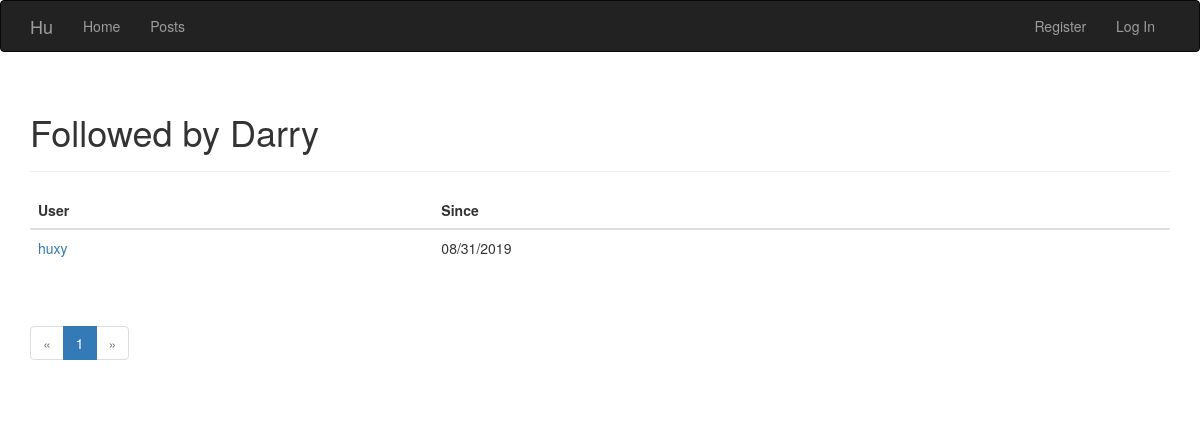
Page /user/Darry/following on the earlier database version.
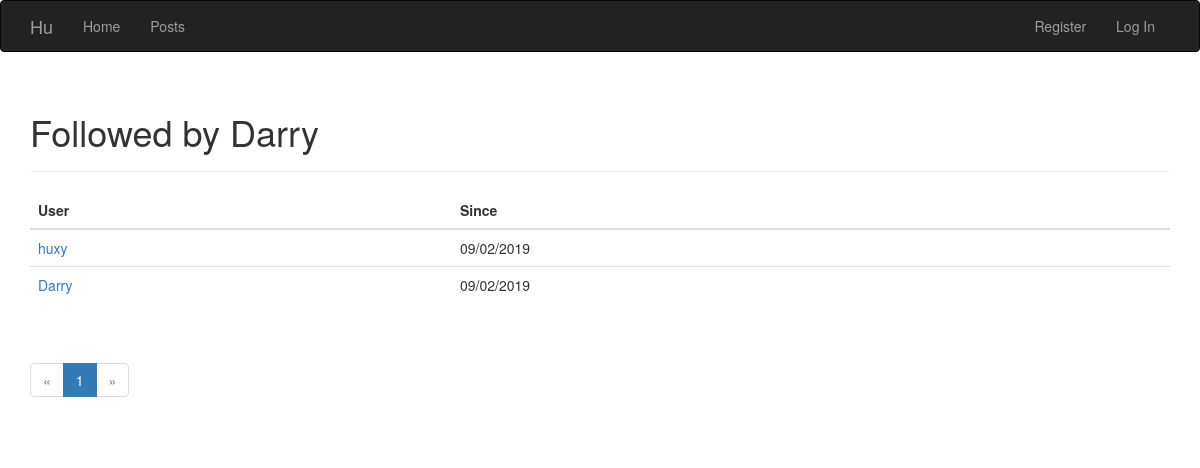
Same page on the later database version.
### app/models.py (models this page shows, shortened)
class User(UserMixin, db.Model):
    __tablename__ = 'users'
    id = db.Column(db.Integer, primary_key = True)
    username = db.Column(db.String(64), unique = True, index = True)
    password_hash = db.Column(db.String(128))
    role_id = db.Column(db.Integer, db.ForeignKey('roles.id'))
    location = db.Column(db.String(64))
    about_me = db.Column(db.Text())
    member_since = db.Column(db.DateTime(), default=datetime.utcnow)
    last_seen = db.Column(db.DateTime(), default=datetime.utcnow)
    comments = db.relationship('Comment', backref='author', lazy='dynamic')
    posts = db.relationship('Post', backref='author', lazy='dynamic')
    followed = db.relationship('Follow', foreign_keys=[Follow.follower_id], backref=db.backref('follower', lazy='joined'),lazy='dynamic',cascade='all, delete-orphan')
    follower = db.relationship('Follow', foreign_keys=[Follow.followed_id], backref=db.backref('followed', lazy='joined'),lazy='dynamic',cascade='all, delete-orphan')
    @property
    def password(self):
        raise AttributeError('Password is not a readable attribute.')

class Follow(db.Model):
    __tablename__ = 'follows'
    follower_id = db.Column(db.Integer, db.ForeignKey('users.id'), primary_key = True)
    followed_id = db.Column(db.Integer, db.ForeignKey('users.id'), primary_key = True)
    timestamp = db.Column(db.DateTime, default=datetime.utcnow)

### app/main/views.py (the view)
@main.route('/user/<username>/following')
def following(username):
    user = User.query.filter_by(username=username).first()
    if not user:
        flash('Invalid user')
        return redirect(url_for('.index'))
    page = request.args.get('page', 1, type=int)
    pagination = user.followed.paginate(page, per_page=current_app.config['FOLLOWS_PER_PAGE'],error_out=False)
    follows = [{'user':item.followed, 'timestamp':item.timestamp} for item in pagination.items]
    return render_template('follows.html', user=user, title="Followed by", endpoint='.following', pagination=pagination, follows = follows)

### app/auth/views.py (called while the page is built)
@auth.before_app_request
def before_request():
    if current_user.is_authenticated:
        current_user.ping()

### app/templates/follows.html (shortened to what this page needs)
{% extends "base.html"%}
{% import "_macros.html" as macros %}
{%block page_content %}
<div class="page-header">
	<h1> {{title}} {{user.username}}</h1>
</div>
<table class="table table-hover followers">
	<thead><tr><th>User</th><th>Since</th></tr></thead>
	{% for follow in follows%}
	<tr>
		<td>
			<a href="{{url_for('.user', username=follow.user.username)}}">
				{{follow.user.username}}
			</a>
		</td>
		<td>
			{{moment(follow.timestamp).format('L')}}
		</td>
	</tr>
	{%endfor%}
</table>
<div class="pagination">
	{{macros.pagination_widget(pagination, endpoint, username=username)}}
</div>
{%endblock%}

### app/templates/base.html (shortened to what this page needs)
{% extends "bootstrap/base.html" %}
{% block head %}
{{super()}}
{% endblock %}
{% block navbar %}
<div class="navbar navbar-inverse" role="navigation">
	<div class="container">
		<div class="navvar-header">
			<a class="navbar-brand" href="{{ url_for('main.index') }}">Hu</a>
		</div>
		<div class="navbar-collapse collapse">
			<ul class="nav navbar-nav">
				<li><a href="{{url_for('main.index')}}">Home</a></li>
			</ul>
			<ul class="nav navbar-nav">
				<li><a href={{url_for('main.posts')}}>Posts</a></li>
			</ul>
			<ul class="nav navbar-nav navbar-right">
				{%if current_user.is_authenticated %}
				{%if current_user.is_administrator() %}
				<li><a href="{{url_for('auth.admin')}}">Admin</a></li>
				{%endif%}
				<li><a href="{{ url_for('auth.account', username=current_user.username)}}">{{current_user.username}}</a></li>
				<li><a href="{{ url_for('auth.logout') }}">Log Out</a></li>
				{%else%}
				<li><a href={{url_for('auth.register')}}>Register</a></li>
				<li><a href="{{url_for('auth.login') }}">Log In</a></li>
				{%endif%}
			</ul>
		</div>
	</div>
</div>
{% endblock %}
{% block content %}
<div class="container">
	{% block page_content %}{% endblock %}
</div>
{% endblock %}

### app/templates/_macros.html
{% macro pagination_widget(pagination, endpoint) %}
<ul class="pagination">
	<li{%if not pagination.has_prev %} class = "disabled"{%endif%}>
		<a href="{%if pagination.has_prev %} {{url_for(endpoint, page=pagination.page - 1, **kwargs)}} {%else%}#{%endif%}">
			&laquo
		</a>
	</li>
	{%for p in pagination.iter_pages()%}
		{%if p %}
			{% if p == pagination.page %}
		 	<li class="active">
				 <a href="{{url_for(endpoint, page = p, **kwargs) }}">
					 {{p}}
				 </a>
		 	</li>
		 	{%else%}
		 	<li>
				 <a href="{{url_for(endpoint, page = p, **kwargs) }}">
					 {{p}}
				 </a>
		 	</li>
		 	{%endif%}
		{%else%}
		<li class="disabled"><a href="#">&hellip;</a></li>
		{%endif%}
	{%endfor%}
	<li{% if not pagination.has_next %} class="disabled" {%endif%}>
		<a href="{% if pagination.has_next %}{{ url_for(endpoint, page = pagination.page +1, **kwargs)}}{%else%}#{%endif%}">
			&raquo;
		</a>
	</li>
</ul>
{%endmacro%}

Differences in the rows shown:
no longer on this page (row edited): Follow: timestamp "08/31/2019"
added Follow: timestamp "09/02/2019"
added Follow: timestamp "09/02/2019"
Other differences:
new list line: "huxy"
new list line: "Darry"
list line gone: "huxy"
